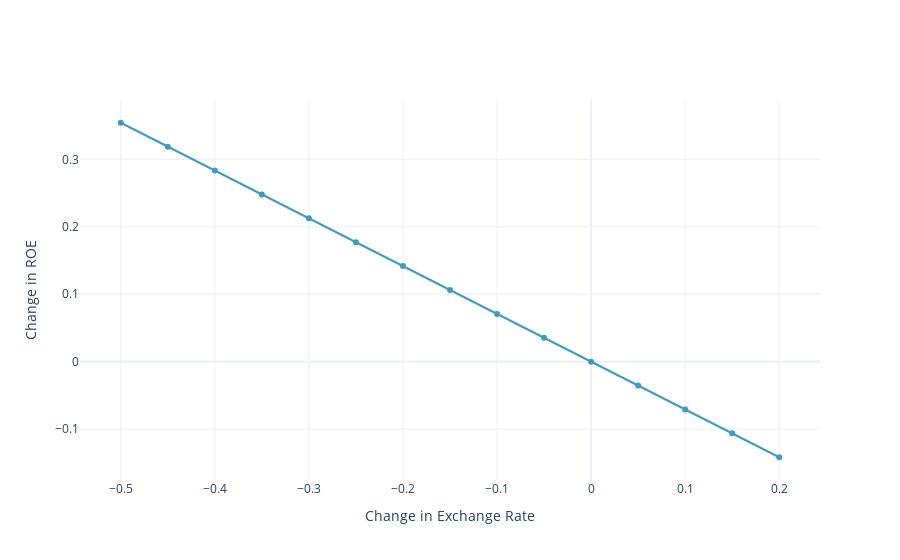

Notebook cell for this chart:
### Code cell
fig = go.Figure()
fig.add_trace(go.Scatter(
    x=list(roe_dict.keys()),
    y=delta_rates, 
    mode='lines+markers',
    showlegend=False,
))

fig.update_layout(xaxis_title='Change in Exchange Rate',
                  yaxis_title='Change in ROE',)

### Figure 1 — Plotly figure (JSON) as saved in the notebook; plotly's stock layout.template omitted (floating-point values rounded to 4 significant figures)
{"data": [{"mode": "lines+markers", "showlegend": false, "type": "scatter", "x": [-0.5, -0.45, -0.4, -0.35, -0.3, -0.25, -0.2, -0.15, -0.1, -0.05, 0, 0.05, 0.1, 0.15, 0.2], "y": [0.3542, 0.3188, 0.2834, 0.2479, 0.2125, 0.1771, 0.1417, 0.1063, 0.07084, 0.03542, 0, -0.03542, -0.07084, -0.1063, -0.1417]}], "layout": {"xaxis": {"title": {"text": "Change in Exchange Rate"}}, "yaxis": {"title": {"text": "Change in ROE"}}}}
